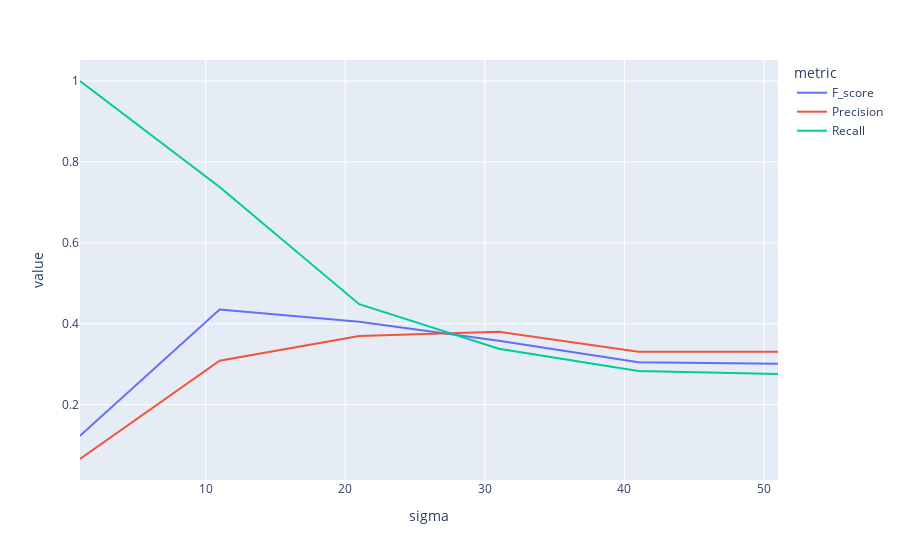
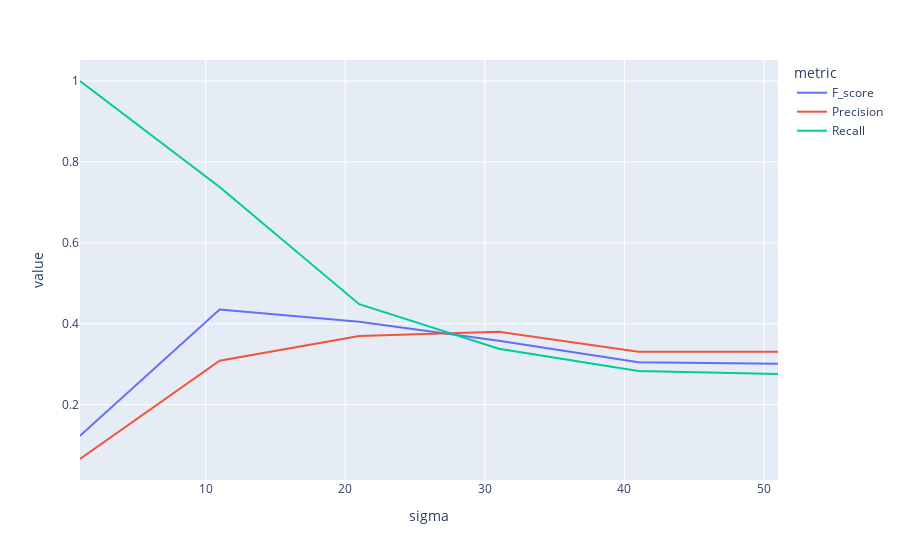

Notebook source saved alongside these figures, in order:
### Code cell
#Beethoven with Annotator B
f_sc_beethovenB, p_beethovenB, r_beethovenB = compute_hcdf(lst_midi_beethoven,lst_csv_beethovenB)
print("Beethoven with Annotator B:")
print(f_sc_beethovenB, p_beethovenB, r_beethovenB)

for file,file2 in zip(lst_midi_beethoven,lst_csv_beethovenB):
    results_euclidean_TAVERN_Beethoven_B = {
            sigma: HCDF(file, file2, sigma=sigma, distance='Euclidean') for sigma in range(1, 52,10)}
    results_cosine_TAVERN_Beethoven_B = {
            sigma: HCDF(file, file2, sigma=sigma, distance='Cosine') for sigma in range(1, 52,10)}
    
tune_sigma_plot(results_euclidean_TAVERN_Beethoven_B)
tune_sigma_plot(results_cosine_TAVERN_Beethoven_B)

### Figure 1 — Plotly figure (JSON) as saved in the notebook; plotly's stock layout.template omitted (floating-point values rounded to 4 significant figures)
{"data": [{"hovertemplate": "metric=F_score<br>sigma=%{x}<br>value=%{y}<extra></extra>", "legendgroup": "F_score", "line": {"color": "#636efa", "dash": "solid"}, "marker": {"symbol": "circle"}, "mode": "lines", "name": "F_score", "orientation": "v", "showlegend": true, "type": "scatter", "x": [1, 11, 21, 31, 41, 51], "xaxis": "x", "y": [0.1229, 0.435, 0.405, 0.3577, 0.3048, 0.3008], "yaxis": "y"}, {"hovertemplate": "metric=Precision<br>sigma=%{x}<br>value=%{y}<extra></extra>", "legendgroup": "Precision", "line": {"color": "#EF553B", "dash": "solid"}, "marker": {"symbol": "circle"}, "mode": "lines", "name": "Precision", "orientation": "v", "showlegend": true, "type": "scatter", "x": [1, 11, 21, 31, 41, 51], "xaxis": "x", "y": [0.06546, 0.3084, 0.3693, 0.3798, 0.3306, 0.3306], "yaxis": "y"}, {"hovertemplate": "metric=Recall<br>sigma=%{x}<br>value=%{y}<extra></extra>", "legendgroup": "Recall", "line": {"color": "#00cc96", "dash": "solid"}, "marker": {"symbol": "circle"}, "mode": "lines", "name": "Recall", "orientation": "v", "showlegend": true, "type": "scatter", "x": [1, 11, 21, 31, 41, 51], "xaxis": "x", "y": [1, 0.7379, 0.4483, 0.3379, 0.2828, 0.2759], "yaxis": "y"}], "layout": {"legend": {"title": {"text": "metric"}, "tracegroupgap": 0}, "margin": {"t": 60}, "xaxis": {"anchor": "y", "domain": [0, 1], "title": {"text": "sigma"}}, "yaxis": {"anchor": "x", "domain": [0, 1], "title": {"text": "value"}}}}

### Figure 2 — Plotly figure (JSON) as saved in the notebook; plotly's stock layout.template omitted (floating-point values rounded to 4 significant figures)
{"data": [{"hovertemplate": "metric=F_score<br>sigma=%{x}<br>value=%{y}<extra></extra>", "legendgroup": "F_score", "line": {"color": "#636efa", "dash": "solid"}, "marker": {"symbol": "circle"}, "mode": "lines", "name": "F_score", "orientation": "v", "showlegend": true, "type": "scatter", "x": [1, 11, 21, 31, 41, 51], "xaxis": "x", "y": [0.1229, 0.435, 0.405, 0.3577, 0.3048, 0.3008], "yaxis": "y"}, {"hovertemplate": "metric=Precision<br>sigma=%{x}<br>value=%{y}<extra></extra>", "legendgroup": "Precision", "line": {"color": "#EF553B", "dash": "solid"}, "marker": {"symbol": "circle"}, "mode": "lines", "name": "Precision", "orientation": "v", "showlegend": true, "type": "scatter", "x": [1, 11, 21, 31, 41, 51], "xaxis": "x", "y": [0.06546, 0.3084, 0.3693, 0.3798, 0.3306, 0.3306], "yaxis": "y"}, {"hovertemplate": "metric=Recall<br>sigma=%{x}<br>value=%{y}<extra></extra>", "legendgroup": "Recall", "line": {"color": "#00cc96", "dash": "solid"}, "marker": {"symbol": "circle"}, "mode": "lines", "name": "Recall", "orientation": "v", "showlegend": true, "type": "scatter", "x": [1, 11, 21, 31, 41, 51], "xaxis": "x", "y": [1, 0.7379, 0.4483, 0.3379, 0.2828, 0.2759], "yaxis": "y"}], "layout": {"legend": {"title": {"text": "metric"}, "tracegroupgap": 0}, "margin": {"t": 60}, "xaxis": {"anchor": "y", "domain": [0, 1], "title": {"text": "sigma"}}, "yaxis": {"anchor": "x", "domain": [0, 1], "title": {"text": "value"}}}}
